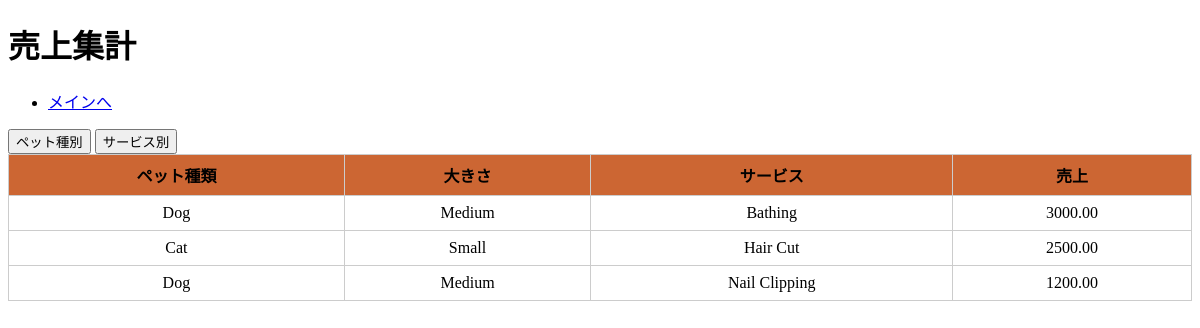
/sales.php (signed in), run on the app's committed database.
### tables this page shows
CREATE TABLE service_history (
    history_id INT AUTO_INCREMENT PRIMARY KEY,
    customer_id INT,
    pet_id INT,
    service_id INT,
    service_date DATETIME NOT NULL,

    INDEX (customer_id),
    INDEX (pet_id),
    INDEX (service_id),

    CONSTRAINT fk_history_customer FOREIGN KEY (customer_id) REFERENCES customers(customer_id) ON DELETE SET NULL,
    CONSTRAINT fk_history_pet FOREIGN KEY (pet_id) REFERENCES pets(pet_id) ON DELETE SET NULL,
    CONSTRAINT fk_history_service FOREIGN KEY (service_id) REFERENCES services(service_id) ON DELETE SET NULL
);

CREATE TABLE pets (
    pet_id INT AUTO_INCREMENT PRIMARY KEY,
    customer_id INT NOT NULL,
    pet_name VARCHAR(50) NOT NULL,
    pet_weight INT NOT NULL,
    pet_type VARCHAR(50) NOT NULL,
    pet_size VARCHAR(50) NOT NULL,
    pet_DOB DATE NOT NULL,
    FOREIGN KEY (customer_id) REFERENCES customers(customer_id) ON DELETE CASCADE
);

CREATE TABLE services (
    service_id INT AUTO_INCREMENT PRIMARY KEY,
    service_name VARCHAR(100) NOT NULL,
    service_price DECIMAL(10,2) NOT NULL,
    pet_type VARCHAR(100) NOT NULL,
    pet_size VARCHAR(100) NOT NULL
);

### public/sales.php (the view, shortened to what this page needs)
<!DOCTYPE html>
<html lang='ja'>
    <head>
    </head>
    <body>
        <div>
            <header>
                <h1>売上集計</h1>
                <nav>
                    <ul>
                        <li><a href="main.php">メインへ</a></li>
                    </ul>
                </nav>
            </header>
    <main>
        <button onclick="location.href='sales_pet.php'">ペット種別</button>
        <button onclick="location.href='sales_service.php'">サービス別</button>
         <?php
                require_once '../config/config.php';
                try {
                    $stmt = $pdo->prepare("SELECT service_history.history_id,service_history.service_date,
                     customers.customer_name, pets.pet_name, services.service_name, services.service_price,
                      pets.pet_type, pets.pet_size FROM service_history JOIN customers ON
                       service_history.customer_id = customers.customer_id JOIN pets ON
                        service_history.pet_id = pets.pet_id JOIN services ON
                         service_history.service_id = services.service_id ORDER BY service_history.service_id ASC");
                    $stmt->execute();
                    $history_table = $stmt->fetchAll();
                    if (empty($history_table)) {
                        echo "<p>現在登録されている履歴情報はありません。</p>";
                    } else {
                ?>
        <table border="1">
            <thead>
            <tr>
                <th>ペット種類</th>
                <th>大きさ</th>
                <th>サービス</th>
                <th>売上</th>
            </tr>
            </thead>
            <tbody>
                                <?php foreach ($history_table as $history): ?>
                                <tr>
                                    <td><?php echo htmlspecialchars($history['pet_type']); ?></td>
                                    <td><?php echo htmlspecialchars($history['pet_size']); ?></td>
                                    <td><?php echo htmlspecialchars($history['service_name']); ?></td>
                                    <td><?php echo htmlspecialchars($history['service_price']); ?></td>
                                </tr>
                                <?php endforeach; ?>
                            </tbody>
                        </table>
                        <?php
                    }
                } catch (PDOException $e) {
                    echo "エラー: " . $e->getMessage();
                }
                ?>
                        </main>
     </body>
</html>

### public/sales.php (style rules this page uses)
table { border-collapse: collapse; width: 100%; }
th, td { border: 1px solid #ccc; padding: 8px; text-align: center; }
th { background-color: #CC6633; }

### data on the page
service_history: pet.pet_type "Dog", pet.pet_size "Medium", service.service_name "Bathing", service.service_price "3000.00"
service_history: pet.pet_type "Cat", pet.pet_size "Small", service.service_name "Hair Cut", service.service_price "2500.00"
service_history: pet.pet_type "Dog", pet.pet_size "Medium", service.service_name "Nail Clipping", service.service_price "1200.00"
